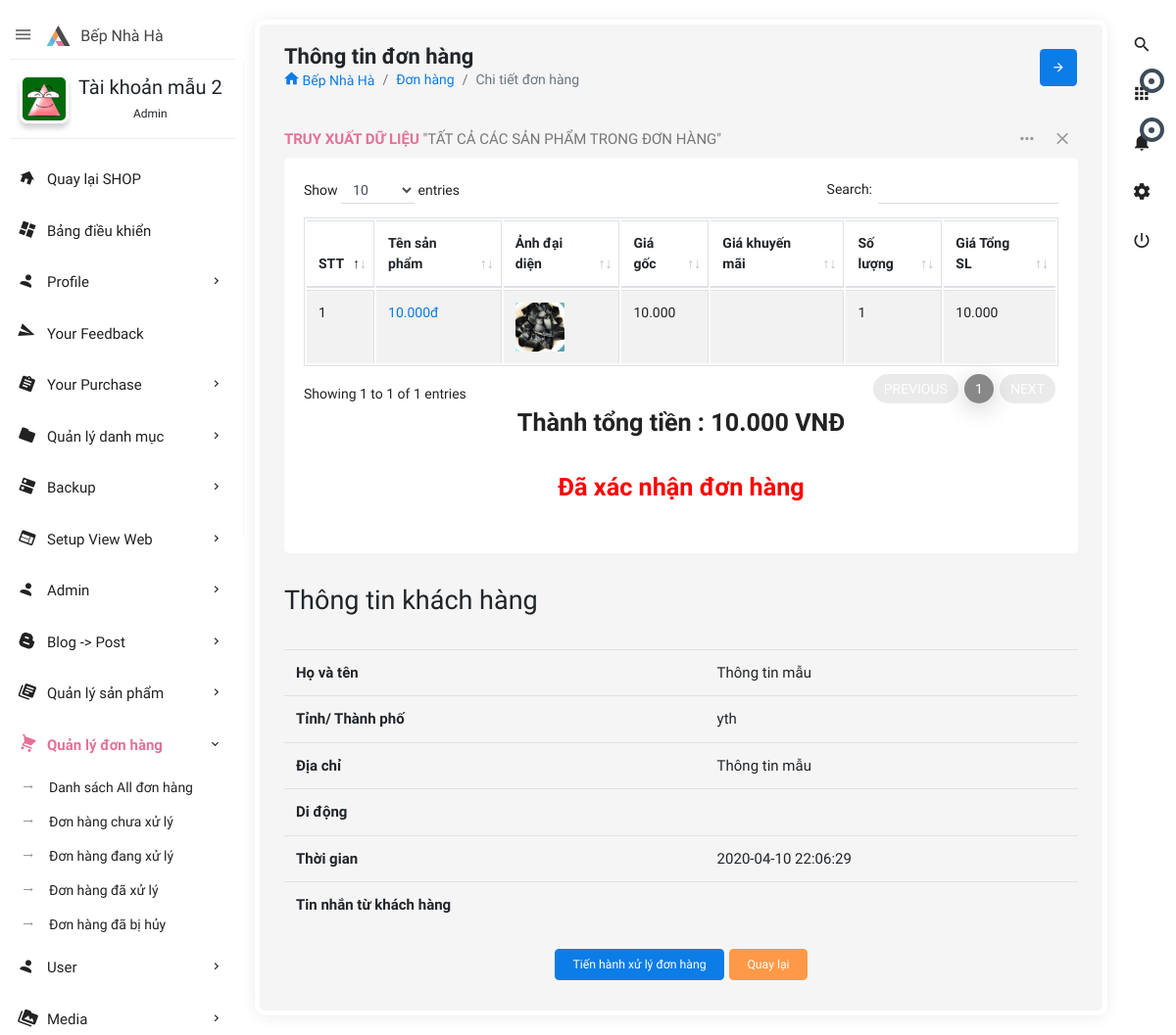
The app's page /admin.php?controller=order&action=view&order_id=9 (signed in) with its own data.
### tables this page shows
CREATE TABLE IF NOT EXISTS `users` (
  `id` int(11) NOT NULL AUTO_INCREMENT,
  `user_username` varchar(50) DEFAULT NULL,
  `user_password` varchar(100) DEFAULT NULL,
  `user_name` varchar(255) DEFAULT NULL,
  `role_id` int(11) NOT NULL DEFAULT 0,
  `user_avatar` varchar(550) DEFAULT 'author-auto.png',
  `user_email` varchar(255) DEFAULT NULL,
  `user_phone` varchar(20) DEFAULT NULL,
  `user_address` varchar(200) DEFAULT NULL,
  `createDate` datetime DEFAULT NULL,
  `verified` int(11) NOT NULL DEFAULT 0,
  `verificationCode` varchar(500) DEFAULT NULL,
  `editTime` datetime DEFAULT NULL,
  PRIMARY KEY (`id`),
  KEY `fk_id_role` (`role_id`)
);

CREATE TABLE IF NOT EXISTS `order_detail` (
  `id` int(11) NOT NULL AUTO_INCREMENT,
  `order_id` int(11) NOT NULL,
  `product_id` int(11) NOT NULL,
  `quantity` int(11) NOT NULL,
  `price` float NOT NULL,
  PRIMARY KEY (`id`),
  KEY `fk_order_id` (`order_id`),
  KEY `fk_id_product` (`product_id`)
);

CREATE TABLE IF NOT EXISTS `products` (
  `id` int(11) NOT NULL AUTO_INCREMENT,
  `product_name` varchar(500) DEFAULT NULL,
  `product_typeid` int(11) NOT NULL,
  `category_id` int(11) DEFAULT NULL,
  `sub_category_id` int(11) DEFAULT NULL,
  `supply_id` int(11) DEFAULT NULL,
  `product_description` longtext DEFAULT NULL,
  `product_price` int(11) NOT NULL,
  `total_stock` int(11) NOT NULL DEFAULT 0,
  `product_color` varchar(255) DEFAULT NULL,
  `product_material` varchar(255) DEFAULT NULL,
  `product_size` varchar(100) DEFAULT NULL,
  `product_detail` longtext DEFAULT NULL,
  `createBy` varchar(100) DEFAULT NULL,
  `createDate` date DEFAULT NULL,
  `editBy` varchar(100) DEFAULT NULL,
  `editDate` datetime DEFAULT NULL,
  `totalView` int(11) DEFAULT 0,
  `saleoff` tinyint(11) DEFAULT 0,
  `percentoff` int(11) DEFAULT NULL,
  `img1` varchar(255) DEFAULT NULL,
  `img2` varchar(255) DEFAULT NULL,
  `img3` varchar(255) DEFAULT NULL,
  `img4` varchar(255) DEFAULT NULL,
  `slug` varchar(255) NOT NULL,
  PRIMARY KEY (`id`),
  KEY `fk_category_id` (`category_id`),
  KEY `fk_supply_id` (`supply_id`),
  KEY `fk_type_id` (`product_typeid`),
  KEY `fk_id_sub_category` (`sub_category_id`)
);

CREATE TABLE IF NOT EXISTS `orders` (
  `id` int(11) NOT NULL AUTO_INCREMENT,
  `customer` varchar(255) NOT NULL,
  `province` varchar(50) NOT NULL,
  `address` varchar(500) NOT NULL,
  `phone` varchar(20) NOT NULL,
  `cart_total` double NOT NULL,
  `createtime` datetime NOT NULL,
  `message` longtext DEFAULT NULL,
  `status` int(11) NOT NULL DEFAULT 0,
  `user_id` int(11) NOT NULL DEFAULT 0,
  `editTime` datetime DEFAULT NULL,
  PRIMARY KEY (`id`),
  KEY `fk_id_user` (`user_id`)
);

### admin/views/order/view.php (the view, shortened to what the rows shown need)
<?php require('admin/views/shared/header.php'); ?>
<?php require('admin/views/shared/rightnavbar.php'); ?>
<?php require('admin/views/shared/leftnavbar.php'); ?>
<section class="content">
    <div class="body_scroll">
        <div class="block-header">
            <div class="row">
                <div class="col-lg-7 col-md-6 col-sm-12">
                    <h2>Thông tin đơn hàng</h2>
                    <ul class="breadcrumb">
                        <li class="breadcrumb-item"><a href="<?= PATH_URL . 'home' ?>"><i class="zmdi zmdi-home"></i> Bếp Nhà Hà</a></li>
                        <li class="breadcrumb-item"><a href="admin.php?controller=order">Đơn hàng</a></li>
                        <li class="breadcrumb-item active">Chi tiết đơn hàng</li>
                    </ul>
                </div>
                <div class="col-lg-5 col-md-6 col-sm-12">
                    <button class="btn btn-primary btn-icon float-right right_icon_toggle_btn" type="button"><i class="zmdi zmdi-arrow-right"></i></button>
                </div>
            </div>
        </div>
        <div class="container-fluid">
            <div class="row clearfix">
                <div class="col-lg-12">
                    <div class="card">
                        <div class="header">
                            <h2><strong>Truy Xuất Dữ Liệu</strong> "Tất cả các sản phẩm trong đơn hàng" </h2>
                            <ul class="header-dropdown">
                                <li class="dropdown"> <a href="javascript:vorder_id(0);" class="dropdown-toggle" data-toggle="dropdown" role="button" aria-haspopup="true" aria-expanded="false"> <i class="zmdi zmdi-more"></i> </a>
                                </li>
                                <li class="remove">
                                    <a role="button" class="boxs-close"><i class="zmdi zmdi-close"></i></a>
                                </li>
                            </ul>
                        </div>
                        <div class="body">
                            <div class="table-responsive">
                                <table class="table table-bordered table-striped table-hover js-basic-example dataTable">
                                    <thead>
                                        <tr>
                                            <th>STT</th>
                                            <th>Tên sản phẩm</th>
                                            <th>Ảnh đại diện</th>
                                            <th>Giá gốc</th>
                                            <th>Giá khuyến mãi</th>
                                            <th>Số lượng</th>
                                            <th>Giá Tổng SL</th>
                                        </tr>
                                    </thead>
                                    <tbody>
                                        <?php
                                        $stt = 0;
$order_total = 0;
foreach ($orderDetail as $product) :
    $stt++;
    if ($product["product_typeid"] == 3) {
        $order_total += ($product['product_price'] - (($product['product_price']) * ($product['percentoff']) / 100)) * $product['quantity'];
    } else {
        $order_total += $product['product_price'] * $product['quantity'];
    }
    ?>
                                            <tr>
                                                <td><?= $stt; ?></td>
                                                <td><a href="product/<?= $product['id']; ?>-<?=$product['slug']?>"><?= number_format($product['product_price'], 0, ',', '.') ?>đ</a></td>
                                                <td><?php if (is_file("public/upload/products/" . $product['img1'])) {
                                                    echo '<image src="public/upload/products/' . $product['img1'] . '?time=' . time() . '" style="max-width:50px;" />';
                                                } ?></td>
                                                <td><?= number_format($product['product_price'], 0, ',', '.') ?></td>
                                                <td><?php if ($product['saleoff'] == 1) {
                                                } ?></td>
                                                <td><?= $product['quantity'] ?></td>
                                                <td><?php if ($product["product_typeid"] == 3) {
                                                    echo number_format((($product['product_price'] - (($product['product_price']) * ($product['percentoff']) / 100)) * $product['quantity']), 0, ',', '.');
                                                } else {
                                                    echo number_format($product['product_price'] * $product['quantity'], 0, ',', '.');
                                                } ?></td>
                                            </tr>
                                        <?php endforeach; ?>
                                    </tbody>
                                </table>
                                <h3 style="font-weight: bold;text-align: center;">Thành tổng tiền : <?= number_format($order_total, 0, ',', '.'); ?> VNĐ</h3>
                                <h3 style="font-weight: bold; color: red; text-align: center;"><b> <?=$status[$order['status']]?></b></h3>
                            </div>
                        </div>
                    </div>
                    <div class="col-xs-12">
                        <h3>Thông tin khách hàng</h3>
                        <table id="info" class="table">
                            <tr>
                                <td><strong>Họ và tên</strong></td>
                                <td><?= $order['customer']; ?></td>
                            </tr>
                            <tr>
                                <td><strong>Tỉnh/ Thành phố</strong> </td>
                                <td><?= $order['province']; ?></td>
                            </tr>
                            <tr>
                                <td><strong>Địa chỉ</strong> </td>
                                <td><?= $order['address']; ?></td>
                            </tr>
                            <tr>
                                <td><strong>Di động</strong> </td>
                                <td><?= $order['phone']; ?></td>
                            </tr>
                            <tr>
                                <td><strong>Thời gian</strong> </td>
                                <td><?= $order['createtime']; ?></td>
                            </tr>
                            <tr>
                                <td><strong>Tin nhắn từ khách hàng</strong> </td>
                                <td><?= $order['message']; ?></td>
                            </tr>
                        </table>
                        <?php if ($order['status'] == 0) { ?>
                            <form id="order_form" method="post" action="admin.php?controller=order&amp;action=inprocess" role="form">
                                <div style="text-align: center;" class="form-group">
                                    <button class="btn btn-primary waves-effect" type="submit">Tiến hành xử lý đơn hàng</button>
                                    <a href="admin.php?controller=order" class="btn btn-warning waves-effect">Quay lại</a>
                                </div>
                            </form>
                        <?php } ?>
                    </div>
                </div>
            </div>
        </div>
    </div>
</section>
<?php require('admin/views/shared/footer.php'); ?>

### admin/views/shared/leftnavbar.php (shortened to what the rows shown need)
<aside id="leftsidebar" class="sidebar">
    <div class="navbar-brand">
        <button class="btn-menu ls-toggle-btn" type="button"><i class="zmdi zmdi-menu"></i></button>
        <a href="index.php"><img src="admin/themes/images/logo.svg" width="25" alt="Aero"><span class="m-l-10">Bếp Nhà Hà</span></a>
    </div>
    <div class="menu">
        <ul class="list">
            <li>
                <div class="user-info">
                    <a class="image" href="admin.php?controller=user&action=info&user_id=<?= $userNav ?>"><img src="public/upload/images/<?= $userInfoNav['user_avatar'] ?>" alt="User"></a>
                    <div class="detail">
                        <h4><?= $userInfoNav['user_name'] ?></h4>
                        <small><?php if ($userInfoNav['role_id'] == 1) {
                            echo 'Admin';
                        } elseif ($userInfoNav['role_id'] == 2) {
                            echo 'Moderator';
                        } else {
                            echo "User";
                        } ?></small>
                    </div>
                </div>
            </li>
            <li class="open"><a href="<?= PATH_URL ?>home" target="_blank"><i class="zmdi zmdi-home"></i><span>Quay lại SHOP</span></a></li>
            <li <?= $homeNav ?? '' ?>><a href="admin.php"><i class="zmdi zmdi-view-dashboard"></i><span>Bảng điều khiển</span></a></li>
            <li <?php if (isset($nav_profile)) {
                echo $nav_profile;
            } ?>><a href="javascript:void(0);" class="menu-toggle"><i class="zmdi zmdi-account"></i><span>Profile</span></a>
            </li>
            <li <?= $yourFeedback ?? '' ?>><a href="admin.php?controller=feedback&action=myfeedback"><i class="zmdi zmdi-mail-send"></i><span>Your Feedback</span></a></li>
            <li <?= $yourPurchaseNav ?? '' ?>><a href="javascript:void(0);" class="menu-toggle"><i class="zmdi zmdi-assignment"></i><span>Your Purchase</span></a>
            </li>
            <?php if ($userInfoNav['role_id'] != 0) :
                if ($userInfoNav['role_id'] == 1) : ?>
                    <li <?= $navCategory ?? ''; ?>> <a href="javascript:void(0);" class="menu-toggle"><i class="zmdi zmdi-folder"></i><span>Quản lý danh mục</span></a>
                    </li>
                    <li <?= $backupDbClass ?? '' ?>><a href="javascript:void(0);" class="menu-toggle"><i class="zmdi zmdi-dns"></i><span>Backup</span></a>
                    </li>
                    <li <?= $navHF ?? '' ?>><a href="javascript:void(0);" class="menu-toggle"><i class="zmdi zmdi-view-web"></i><span>Setup View Web</span></a>
                    </li>
                    <li <?= $adminNav ?? '' ?>><a href="javascript:void(0);" class="menu-toggle"><i class="zmdi zmdi-account"></i><span>Admin</span></a>
                    </li>
                <?php endif; ?>
                <li <?= $postNav ?? '' ?>><a href="javascript:void(0);" class="menu-toggle"><i class="zmdi zmdi-blogger"></i><span>Blog -> Post</span></a>
                </li>
                <li <?= $productNav ?? '' ?>> <a href="javascript:void(0);" class="menu-toggle"><i class="zmdi zmdi-collection-text"></i><span>Quản lý sản phẩm</span></a>
                </li>
                <li <?= $orderNav ?? '' ?>><a href="javascript:void(0);" class="menu-toggle"><i class="zmdi zmdi-shopping-cart"></i><span>Quản lý đơn hàng</span></a>
                    <ul class="ml-menu">
                        <li><a href="admin.php?controller=order">Danh sách All đơn hàng</a></li>
                        <li><a href="admin.php?controller=order&amp;action=order-noprocess">Đơn hàng chưa xử lý</a></li>
                        <li><a href="admin.php?controller=order&amp;action=order-inprocess">Đơn hàng đang xử lý</a></li>
                        <li><a href="admin.php?controller=order&amp;action=order-complete">Đơn hàng đã xử lý</a></li>
                        <li><a href="admin.php?controller=order&amp;action=order-cancell">Đơn hàng đã bị hủy</a></li>
                    </ul>
                </li>
                <li <?php if (isset($nav_user)) {
                    echo $nav_user;
                } ?>><a href="javascript:void(0);" class="menu-toggle"><i class="zmdi zmdi-account"></i><span>User</span></a>
                </li>
                <li <?php if (isset($navMedia)) {
                    echo $navMedia;
                } ?>><a href="javascript:void(0);" class="menu-toggle"><i class="zmdi zmdi-collection-folder-image"></i><span>Media</span></a>
                </li>
            <?php endif; ?>
        </ul>
    </div>
</aside>

### records on screen
users: user_avatar (picture), user_name "Tài khoản mẫu 2"
order_detail: product.product_price "10.000", product.img1 (picture), quantity "1", $product['product_price'] * $product['quantity'] "10.000"
orders: status "Đã xác nhận đơn hàng", customer "Thông tin mẫu", province "yth", address "Thông tin mẫu", createtime "2020-04-10 22:06:29"

### other values on screen
$order_total "10.000"
